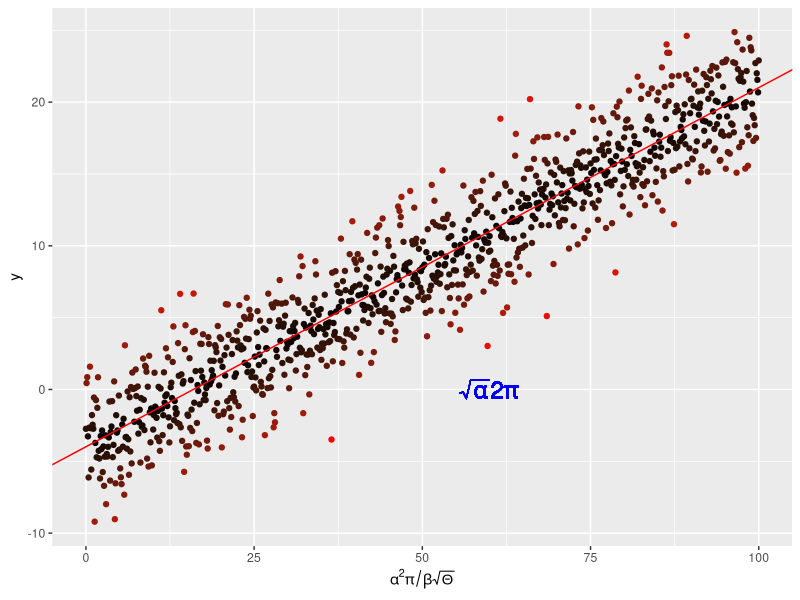

R code for this plot:
# mathematical annotation on a axis and in the plot area

library(ggplot2)

# create some linear regression "data"
x <- seq(0,100, by=0.1)
y <- -4. + 0.25*x + rnorm(length(x),mean=0.,sd=2.5)

# put them in a dataframe
my_data <- data.frame(x=x,y=y)

# perform a linear regression
my_lm <- summary(lm(y~x, data=my_data))

# plot the data
p <- ggplot(my_data, aes(x=x,y=y, colour=abs(my_lm$residuals))) + 
  geom_point() + scale_colour_gradient(low="black",high="red") + 
  theme(legend.position = "none") + 
  scale_x_continuous(expression(alpha^2 * pi/beta * sqrt(Theta)))

# add the regression line
p <- p + geom_abline(intercept = my_lm$coefficients[1][1], 
                     slope = my_lm$coefficients[2][1], colour="red")

# throw some math on the plot
p <- p + geom_text(aes(x=60,y=0,label="sqrt(alpha)*2*pi"), parse = T,size=6,colour="blue")


# save the result figure as a file called MyLinReg.pdf
pdf("../results/MyLinReg.pdf")
p
graphics.off()